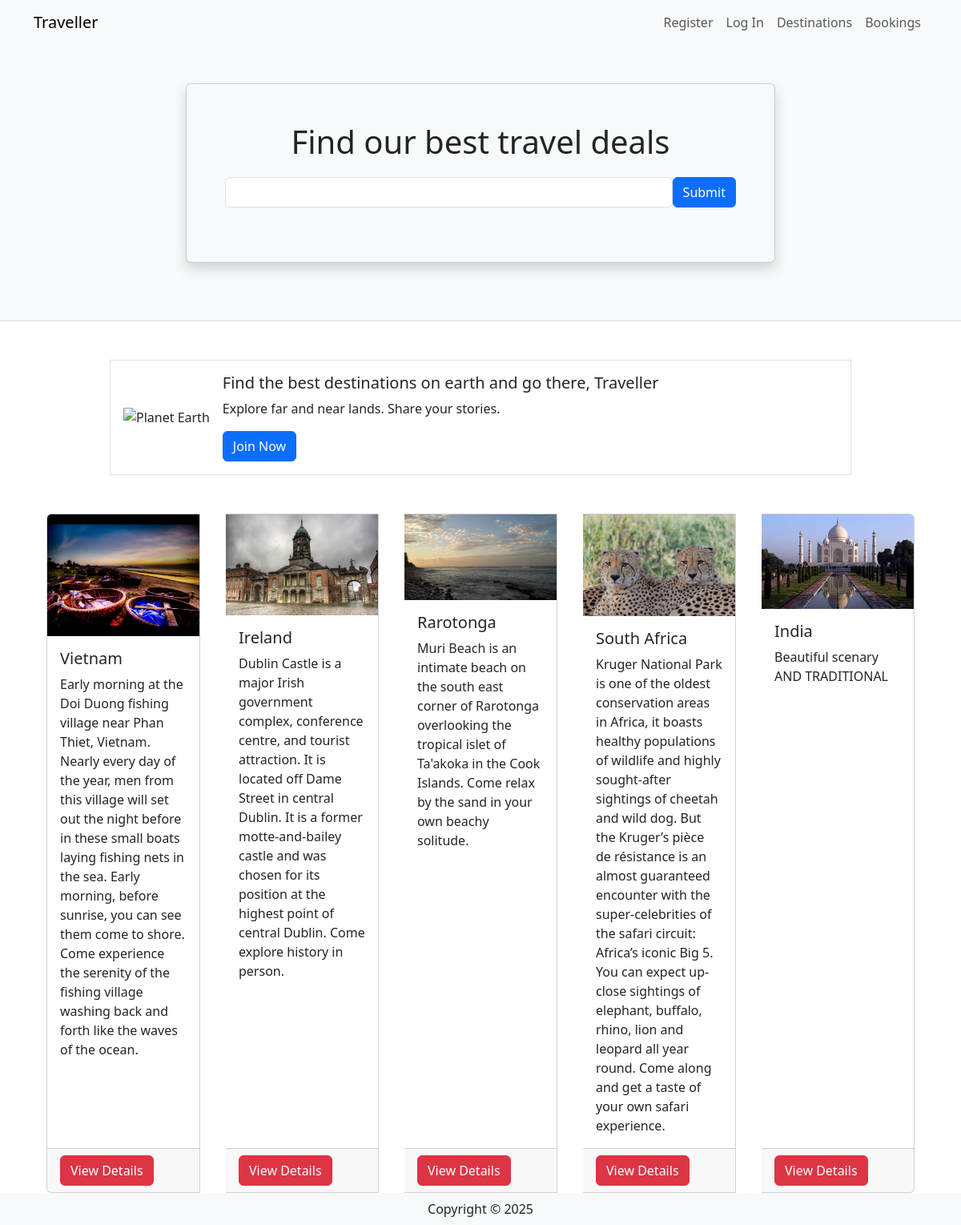
The page / on the database its author committed.
### travel/models.py (models this page shows, shortened)
class Destination(db.Model):
    __tablename__ = 'destinations'
    id = db.Column(db.Integer, primary_key=True)
    name = db.Column(db.String(80))
    description = db.Column(db.String(200))
    image = db.Column(db.String(400))
    currency = db.Column(db.String(3))
    comments = db.relationship('Comment', backref='destination')

### travel/views.py (the view)
@mainbp.route('/')
def index():
    destinations = db.session.scalars(db.select(Destination)).all()
    return render_template('index.html', destinations=destinations)

### travel/templates/index.html
{% extends 'base.html' %}
{% block header %}
      <div class="container">
         <div class="row justify-content-center mt-5 pb-4">
            <div class="col-md-8">
               <div class="card shadow p-5 mb-5 bg-light">
                  <h1 class="text-center mb-3">Find our best travel deals</h1>
                  <form class="form-inline d-flex flex-nowrap" action="{{url_for('main.search')}}" >
                     <input type="text" name="search" class="form-control flex-grow-1 my-1 mr-sm-2" id="SearchForm">
                     <button type="submit" class="flex-shrink-1 btn btn-primary my-1">Submit</button>
                   </form>
               </div>
            </div>
         </div>
      </div>
{% endblock %}
{% block content %}
      <div class="container">
         <div class="row mt-5 mb-5 justify-content-center">
            <div class="col-md-10">
               <div class="media border p-3 d-flex justify-content-start">
                  <img class="align-self-center me-3" style="max-width:120px"
                     src="https://upload.wikimedia.org/wikipedia/commons/thumb/2/22/Earth_Western_Hemisphere_transparent_background.png/600px-Earth_Western_Hemisphere_transparent_background.png"
                     alt="Planet Earth">
                  <div class="align-self-center media-body">
                     <h5 class="mt-0">Find the best destinations on earth and go there, Traveller</h5>
                     <p class="d-none d-sm-block">Explore far and near lands. Share your stories.</p>
                     <a href="#" class="btn btn-primary">Join Now</a>
                  </div>
               </div>
            </div>
         </div>
         <div class="card-group">
            {% for destination in destinations %}
            <div class="card mx-3">
               <img class="card-img-top"
                  src="{{ destination.image }}" alt="destination picture">
               <div class="card-body">
                  <h5 class="card-title">{{ destination.name }}</h5>
                  <p class="card-text">{{ destination.description }}</p>
               </div>
               <div class="card-footer"><a href="{{ url_for('destination.show', id=destination.id) }}" class ="btn btn-danger"> View Details </a></div>
            </div>
            {% endfor %}
         </div>
      </div>
{% endblock %}

### travel/templates/base.html (shortened to what this page needs)
<html>
<head>
   <link href="https://cdn.jsdelivr.net/npm/bootstrap@5.3.2/dist/css/bootstrap.min.css" rel="stylesheet">
</head>
<body>
   <header class="bg-light border-bottom">
      <nav class="navbar navbar-expand-lg navbar-light bg-light">
         <div class="container">
            <a href="/" class="navbar-brand">Traveller</a>
            <div class="collapse navbar-collapse justify-content-end" id="navbarSupportedContent">
               <div class="navbar-nav ml-auto">
                  {% if current_user.is_authenticated %}
                     <a class="nav-item nav-link disabled text-muted" href="#">Welcome {{current_user.name}}</a>
                     <a class="nav-item nav-link" href="{{ url_for('auth.logout') }}">Log Out</a>
                  {% else %}
                     <a class="nav-item nav-link" href="{{ url_for('auth.register') }}">Register</a>
                     <a class="nav-item nav-link" href="{{ url_for('auth.login') }}">Log In</a>
                  {% endif %}
                  <a class="nav-item nav-link" href="{{ url_for('destination.create') }}">Destinations</a>
                  <a class="nav-item nav-link" href="#">Bookings</a>
               </div>
            </div>
         </div>
      </nav>
      {% block header %}
      {% endblock %}
   </header>
   {% block content %}
   {% endblock %}
    <footer class="footer">
        <div class="text-center py-2 bg-light">
            <span class="text-dark">Copyright &copy; {{ year }}</span>
        </div>
    </footer>
   </body>
</html>

### rows shown on the page
Destination: image (picture), name "Vietnam", description "Early morning at the Doi Duong fishing village near Phan Thiet, Vietnam. Nearly every day of the year, men from this village will set out the night before in these small boats laying fishing nets in the sea. Early morning, before sunrise, you can see them come to shore. Come experience the serenity of the fishing village washing back and forth like the waves of the ocean."
Destination: image (picture), name "Ireland", description "Dublin Castle is a major Irish government complex, conference centre, and tourist attraction. It is located off Dame Street in central Dublin. It is a former motte-and-bailey castle and was chosen for its position at the highest point of central Dublin. Come explore history in person."
Destination: image (picture), name "Rarotonga", description "Muri Beach is an intimate beach on the south east corner of Rarotonga overlooking the tropical islet of Ta'akoka in the Cook Islands. Come relax by the sand in your own beachy solitude."
Destination: image (picture), name "South Africa", description "Kruger National Park is one of the oldest conservation areas in Africa, it boasts healthy populations of wildlife and highly sought-after sightings of cheetah and wild dog. But the Kruger’s pièce de résistance is an almost guaranteed encounter with the super-celebrities of the safari circuit: Africa’s iconic Big 5. You can expect up-close sightings of elephant, buffalo, rhino, lion and leopard all year round. Come along and get a taste of your own safari experience."
Destination: image (picture), name "India", description "Beautiful scenary AND TRADITIONAL"
